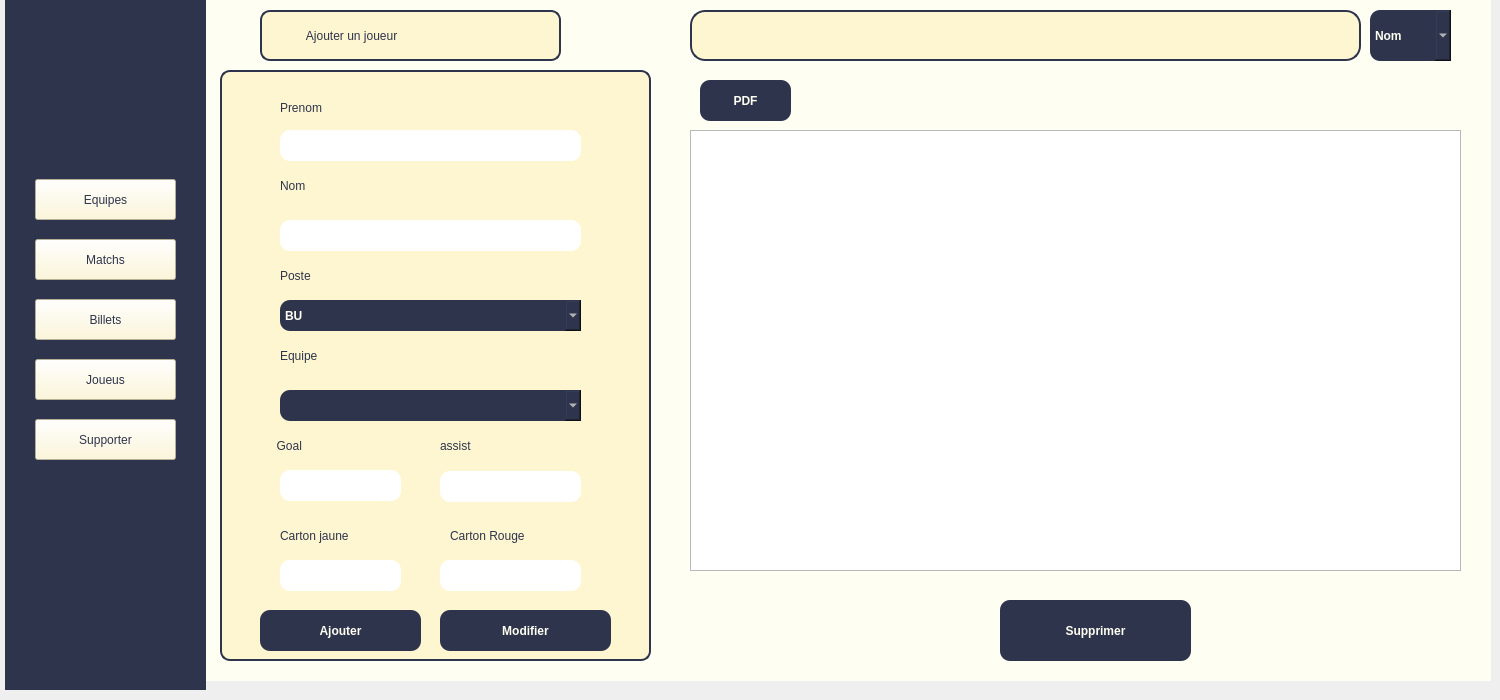
   <widget class="QWidget" name="page_acceuil">
    <widget class="QPushButton" name="pushButton_2">
     <property name="geometry">
      <rect>
       <x>35</x>
       <y>239</y>
       <width>141</width>
       <height>41</height>
      </rect>
     </property>
     <property name="styleSheet">
      <string notr="true">color: rgb(46, 52, 76);
background-color: rgb(253, 246, 208);

font: 12pt &quot;Haettenschweiler&quot;;

</string>
     </property>
     <property name="text">
      <string>Matchs</string>
     </property>
    </widget>
    <widget class="QPushButton" name="pushButton_5">
     <property name="geometry">
      <rect>
       <x>35</x>
       <y>419</y>
       <width>141</width>
       <height>41</height>
      </rect>
     </property>
     <property name="styleSheet">
      <string notr="true">color: rgb(46, 52, 76);
background-color: rgb(253, 246, 208);

font: 12pt &quot;Haettenschweiler&quot;;

</string>
     </property>
     <property name="text">
      <string>Supporter</string>
     </property>
    </widget>
    <widget class="QLineEdit" name="lineEdit_cartonJ">
     <property name="geometry">
      <rect>
       <x>440</x>
       <y>560</y>
       <width>141</width>
       <height>31</height>
      </rect>
     </property>
     <property name="styleSheet">
      <string notr="true">border-radius: 10px;
border: none;
background-color: rgb(255, 255, 255);
border-color: rgb(46, 52, 68);

</string>
     </property>
     <property name="text">
      <string/>
     </property>
    </widget>
    <widget class="QPushButton" name="pushButton">
     <property name="geometry">
      <rect>
       <x>35</x>
       <y>179</y>
       <width>141</width>
       <height>41</height>
      </rect>
     </property>
     <property name="styleSheet">
      <string notr="true">color: rgb(46, 52, 76);
background-color: rgb(253, 246, 208);

font: 12pt &quot;Haettenschweiler&quot;;

</string>
     </property>
     <property name="text">
      <string>Equipes</string>
     </property>
    </widget>
    <widget class="QLineEdit" name="lineEdit_passe">
     <property name="geometry">
      <rect>
       <x>440</x>
       <y>471</y>
       <width>141</width>
       <height>31</height>
      </rect>
     </property>
     <property name="styleSheet">
      <string notr="true">border-radius: 10px;
border: none;
background-color: rgb(255, 255, 255);
border-color: rgb(46, 52, 68);

</string>
     </property>
     <property name="text">
      <string/>
     </property>
    </widget>
    <widget class="QLabel" name="filtre">
     <property name="geometry">
      <rect>
       <x>1270</x>
       <y>10</y>
       <width>51</width>
       <height>51</height>
      </rect>
     </property>
     <property name="styleSheet">
      <string notr="true">image: url(:/pic/filtre.jpeg);</string>
     </property>
     <property name="text">
      <string/>
     </property>
     <property name="pixmap">
      <pixmap>../joueur/filtre.jpeg</pixmap>
     </property>
     <property name="scaledContents">
      <bool>true</bool>
     </property>
    </widget>
    <widget class="QPushButton" name="pushButton_modifier">
     <property name="geometry">
      <rect>
       <x>440</x>
       <y>610</y>
       <width>171</width>
       <height>41</height>
      </rect>
     </property>
     <property name="styleSheet">
      <string notr="true">background-color: rgb(46, 52, 76);
font: 12pt &quot;Haettenschweiler&quot;;
color: rgb(255, 254, 242);
 border-radius: 10px;
    border: none;
font-weight: bold;</string>
     </property>
     <property name="text">
      <string>Modifier</string>
     </property>
    </widget>
    <widget class="QComboBox" name="comboBox_equipe">
     <property name="geometry">
      <rect>
       <x>280</x>
       <y>390</y>
       <width>301</width>
       <height>31</height>
      </rect>
     </property>
     <property name="styleSheet">
      <string notr="true">background-color: rgb(46, 52, 76);
font: 12pt &quot;Haettenschweiler&quot;;
color: rgb(255, 254, 242);
 border-radius: 10px;
    border: none;
font-weight: bold;</string>
     </property>
    </widget>
    <widget class="QPushButton" name="pushButton_4">
     <property name="geometry">
      <rect>
       <x>35</x>
       <y>359</y>
       <width>141</width>
       <height>41</height>
      </rect>
     </property>
     <property name="styleSheet">
      <string notr="true">color: rgb(46, 52, 76);
background-color: rgb(253, 246, 208);

font: 12pt &quot;Haettenschweiler&quot;;

</string>
     </property>
     <property name="text">
      <string>Joueus</string>
     </property>
    </widget>
    <widget class="QLabel" name="label">
     <property name="geometry">
      <rect>
       <x>5</x>
       <y>-1</y>
       <width>201</width>
       <height>691</height>
      </rect>
     </property>
     <property name="styleSheet">
      <string notr="true">color: rgb(46, 52, 76);
background-color: rgb(46, 52, 76);</string>
     </property>
     <property name="text">
      <string>TextLabel</string>
     </property>
    </widget>
    <widget class="QLabel" name="label_8">
     <property name="geometry">
      <rect>
       <x>260</x>
       <y>430</y>
       <width>101</width>
       <height>31</height>
      </rect>
     </property>
     <property name="styleSheet">
      <string notr="true">color: rgb(46, 52, 76);
font: 14pt &quot;Haettenschweiler&quot;;</string>
     </property>
     <property name="text">
      <string>     Goal    </string>
     </property>
    </widget>
    <widget class="QLabel" name="label_2">
     <property name="geometry">
      <rect>
       <x>190</x>
       <y>-10</y>
       <width>1301</width>
       <height>691</height>
      </rect>
     </property>
     <property name="styleSheet">
      <string notr="true">background-color: rgb(255, 254, 242);</string>
     </property>
     <property name="text">
      <string/>
     </property>
    </widget>
    <widget class="QLabel" name="label_5">
     <property name="geometry">
      <rect>
       <x>280</x>
       <y>170</y>
       <width>111</width>
       <height>31</height>
      </rect>
     </property>
     <property name="styleSheet">
      <string notr="true">color: rgb(46, 52, 76);
font: 14pt &quot;Haettenschweiler&quot;;</string>
     </property>
     <property name="text">
      <string>Nom</string>
     </property>
    </widget>
    <widget class="QLineEdit" name="lineEdit_but">
     <property name="geometry">
      <rect>
       <x>280</x>
       <y>470</y>
       <width>121</width>
       <height>31</height>
      </rect>
     </property>
     <property name="styleSheet">
      <string notr="true">border-radius: 10px;
border: none;
background-color: rgb(255, 255, 255);
border-color: rgb(46, 52, 68);

</string>
     </property>
     <property name="text">
      <string/>
     </property>
    </widget>
    <widget class="QLabel" name="back">
     <property name="geometry">
      <rect>
       <x>755</x>
       <y>9</y>
       <width>31</width>
       <height>31</height>
      </rect>
     </property>
     <property name="styleSheet">
      <string notr="true">image: url(:/pic/back.jpeg);</string>
     </property>
     <property name="text">
      <string/>
     </property>
     <property name="pixmap">
      <pixmap>:/pic/back.jpeg</pixmap>
     </property>
     <property name="scaledContents">
      <bool>true</bool>
     </property>
    </widget>
    <widget class="QPushButton" name="pushButton_ajouter">
     <property name="geometry">
      <rect>
       <x>260</x>
       <y>610</y>
       <width>161</width>
       <height>41</height>
      </rect>
     </property>
     <property name="styleSheet">
      <string notr="true">background-color: rgb(46, 52, 76);
font: 12pt &quot;Haettenschweiler&quot;;
color: rgb(255, 254, 242);
 border-radius: 10px;
    border: none;
font-weight: bold;</string>
     </property>
     <property name="text">
      <string>Ajouter</string>
     </property>
    </widget>
    <widget class="QLabel" name="next">
     <property name="geometry">
      <rect>
       <x>805</x>
       <y>9</y>
       <width>31</width>
       <height>31</height>
      </rect>
     </property>
     <property name="styleSheet">
      <string notr="true">image: url(:/pic/next.jpeg);</string>
     </property>
     <property name="text">
      <string/>
     </property>
     <property name="pixmap">
      <pixmap>:/pic/next.jpeg</pixmap>
     </property>
     <property name="scaledContents">
      <bool>true</bool>
     </property>
    </widget>
    <widget class="QLineEdit" name="lineEditRecherche">
     <property name="geometry">
      <rect>
       <x>690</x>
       <y>10</y>
       <width>671</width>
       <height>51</height>
      </rect>
     </property>
     <property name="styleSheet">
      <string notr="true">border: 2px solid #2e344c;
border-radius: 15px;
background:rgb(254, 246, 209);</string>
     </property>
    </widget>
    <widget class="QLabel" name="label_6">
     <property name="geometry">
      <rect>
       <x>280</x>
       <y>260</y>
       <width>101</width>
       <height>31</height>
      </rect>
     </property>
     <property name="styleSheet">
      <string notr="true">color: rgb(46, 52, 76);
font: 14pt &quot;Haettenschweiler&quot;;</string>
     </property>
     <property name="text">
      <string>Poste</string>
     </property>
    </widget>
    <widget class="QLabel" name="logo">
     <property name="geometry">
      <rect>
       <x>25</x>
       <y>19</y>
       <width>161</width>
       <height>141</height>
      </rect>
     </property>
     <property name="styleSheet">
      <string notr="true">
image: url(:/pic/logo.png);</string>
     </property>
     <property name="text">
      <string/>
     </property>
     <property name="pixmap">
      <pixmap>../joueur/logo.png</pixmap>
     </property>
     <property name="scaledContents">
      <bool>true</bool>
     </property>
    </widget>
    <widget class="QLineEdit" name="lineEdit_prenom">
     <property name="geometry">
      <rect>
       <x>280</x>
       <y>130</y>
       <width>301</width>
       <height>31</height>
      </rect>
     </property>
     <property name="styleSheet">
      <string notr="true">border-radius: 10px;
border: none;
background-color: rgb(255, 255, 255);
border-color: rgb(46, 52, 68);

</string>
     </property>
    </widget>
    <widget class="QLineEdit" name="lineEdit_nom">
     <property name="geometry">
      <rect>
       <x>280</x>
       <y>220</y>
       <width>301</width>
       <height>31</height>
      </rect>
     </property>
     <property name="styleSheet">
      <string notr="true">border-radius: 10px;
border: none;
background-color: rgb(255, 255, 255);
border-color: rgb(46, 52, 68);

</string>
     </property>
    </widget>
    <widget class="QLineEdit" name="lineEdit_cartonR">
     <property name="geometry">
      <rect>
       <x>280</x>
       <y>560</y>
       <width>121</width>
       <height>31</height>
      </rect>
     </property>
     <property name="styleSheet">
      <string notr="true">border-radius: 10px;
border: none;
background-color: rgb(255, 255, 255);
border-color: rgb(46, 52, 68);

</string>
     </property>
     <property name="text">
      <string/>
     </property>
    </widget>
    <widget class="QLabel" name="label_7">
     <property name="geometry">
      <rect>
       <x>280</x>
       <y>340</y>
       <width>101</width>
       <height>31</height>
      </rect>
     </property>
     <property name="styleSheet">
      <string notr="true">color: rgb(46, 52, 76);
font: 14pt &quot;Haettenschweiler&quot;;</string>
     </property>
     <property name="text">
      <string>Equipe</string>
     </property>
    </widget>
    <widget class="QComboBox" name="comboBox_poste">
     <property name="geometry">
      <rect>
       <x>280</x>
       <y>300</y>
       <width>301</width>
       <height>31</height>
      </rect>
     </property>
     <property name="styleSheet">
      <string notr="true">background-color: rgb(46, 52, 76);
font: 12pt &quot;Haettenschweiler&quot;;
color: rgb(255, 254, 242);
 border-radius: 10px;
    border: none;
font-weight: bold;</string>
     </property>
     <item>
      <property name="text">
       <string>BU</string>
      </property>
     </item>
     <item>
      <property name="text">
       <string>AD</string>
      </property>
     </item>
     <item>
      <property name="text">
       <string>AG</string>
      </property>
     </item>
     <item>
      <property name="text">
       <string>MC</string>
      </property>
     </item>
     <item>
      <property name="text">
       <string>MOC</string>
      </property>
     </item>
     <item>
      <property name="text">
       <string>MDC</string>
      </property>
     </item>
     <item>
      <property name="text">
       <string>DC</string>
      </property>
     </item>
     <item>
      <property name="text">
       <string>DG</string>
      </property>
     </item>
     <item>
      <property name="text">
       <string>DD</string>
      </property>
     </item>
     <item>
      <property name="text">
       <string>G</string>
      </property>
     </item>
    </widget>
    <widget class="QLineEdit" name="lineEdit_supp">
     <property name="geometry">
      <rect>
       <x>20</x>
       <y>630</y>
       <width>301</width>
       <height>31</height>
      </rect>
     </property>
     <property name="styleSheet">
      <string notr="true">border-radius: 10px;
border: none;
background-color: rgb(255, 255, 255);
border-color: rgb(46, 52, 68);

</string>
     </property>
    </widget>
    <widget class="QLabel" name="label_4">
     <property name="geometry">
      <rect>
       <x>260</x>
       <y>10</y>
       <width>301</width>
       <height>51</height>
      </rect>
     </property>
     <property name="styleSheet">
      <string notr="true">QLabel {
    border-radius: 10px; /* Adjust the value for roundness */
   background-color: rgb(253, 246, 208); /* Optional background color */
font: 14pt &quot;Haettenschweiler&quot;;
color: rgb(46, 52, 76);
}
QLabel {
    border: 2px solid #2E344C;  /* Border color */
    padding: 5px;               /* Optional: Adds space inside the label */
}
</string>
     </property>
     <property name="text">
      <string>           Ajouter un joueur</string>
     </property>
    </widget>
    <widget class="QPushButton" name="pushButton_3">
     <property name="geometry">
      <rect>
       <x>35</x>
       <y>299</y>
       <width>141</width>
       <height>41</height>
      </rect>
     </property>
     <property name="styleSheet">
      <string notr="true">color: rgb(46, 52, 76);
background-color: rgb(253, 246, 208);

font: 12pt &quot;Haettenschweiler&quot;;

</string>
     </property>
     <property name="text">
      <string>Billets</string>
     </property>
    </widget>
    <widget class="QLabel" name="label_10">
     <property name="geometry">
      <rect>
       <x>280</x>
       <y>100</y>
       <width>81</width>
       <height>16</height>
      </rect>
     </property>
     <property name="styleSheet">
      <string notr="true">color: rgb(46, 52, 76);
font: 14pt &quot;Haettenschweiler&quot;;</string>
     </property>
     <property name="text">
      <string>Prenom</string>
     </property>
    </widget>
    <widget class="QPushButton" name="pushButton_supp">
     <property name="geometry">
      <rect>
       <x>1000</x>
       <y>600</y>
       <width>191</width>
       <height>61</height>
      </rect>
     </property>
     <property name="styleSheet">
      <string notr="true">background-color: rgb(46, 52, 76);
font: 12pt &quot;Haettenschweiler&quot;;
color: rgb(255, 254, 242);
 border-radius: 10px;
    border: none;
font-weight: bold;</string>
     </property>
     <property name="text">
      <string>Supprimer</string>
     </property>
    </widget>
    <widget class="QLabel" name="label_11">
     <property name="geometry">
      <rect>
       <x>280</x>
       <y>520</y>
       <width>131</width>
       <height>31</height>
      </rect>
     </property>
     <property name="styleSheet">
      <string notr="true">color: rgb(46, 52, 76);
font: 14pt &quot;Haettenschweiler&quot;;</string>
     </property>
     <property name="text">
      <string>Carton jaune</string>
     </property>
    </widget>
    <widget class="QTableView" name="tableView">
     <property name="geometry">
      <rect>
       <x>690</x>
       <y>130</y>
       <width>771</width>
       <height>441</height>
      </rect>
     </property>
     <property name="styleSheet">
      <string notr="true">QTableWidget {
    background-color: #FDF6D0;
    color: #2E344C;
    gridline-color: #2E344C;
    border: 2px solid #2E344C;
    border-radius: 10px;
}

QHeaderView::section {
    background-color: #2E344C;
    color: #FDF6D0;
    padding: 5px;
    border: 1px solid #2E344C;
}

QTableWidget QTableCornerButton::section {
    background-color: #2E344C;
}

QTableWidget::item {
    padding: 5px;
    border: 1px solid #2E344C;
}

QTableWidget::item:selected {
    background-color: #2E344C;
    color: #FDF6D0;
}
ui-&gt;tab-&gt;setStyleSheet(
    &quot;QTableWidget {&quot;
    &quot;   width: 600px;&quot;   // Set the width of the table
    &quot;   height: 300px;&quot;  // Set the height of the table
    &quot;}&quot;
);
</string>
     </property>
    </widget>
    <widget class="QPushButton" name="pushButton_pdf">
     <property name="geometry">
      <rect>
       <x>700</x>
       <y>80</y>
       <width>91</width>
       <height>41</height>
      </rect>
     </property>
     <property name="styleSheet">
      <string notr="true">background-color: rgb(46, 52, 76);
font: 12pt &quot;Haettenschweiler&quot;;
color: rgb(255, 254, 242);
 border-radius: 10px;
    border: none;
font-weight: bold;</string>
     </property>
     <property name="text">
      <string>PDF</string>
     </property>
    </widget>
    <widget class="QComboBox" name="comboBox_trie">
     <property name="geometry">
      <rect>
       <x>1370</x>
       <y>10</y>
       <width>81</width>
       <height>51</height>
      </rect>
     </property>
     <property name="styleSheet">
      <string notr="true">background-color: rgb(46, 52, 76);
font: 12pt &quot;Haettenschweiler&quot;;
color: rgb(255, 254, 242);
 border-radius: 10px;
    border: none;
font-weight: bold;</string>
     </property>
     <item>
      <property name="text">
       <string>Nom</string>
      </property>
     </item>
     <item>
      <property name="text">
       <string>Prénom</string>
      </property>
     </item>
     <item>
      <property name="text">
       <string>Poste</string>
      </property>
     </item>
     <item>
      <property name="text">
       <string>But</string>
      </property>
     </item>
     <item>
      <property name="text">
       <string>Passe</string>
      </property>
     </item>
     <item>
      <property name="text">
       <string>Jaune</string>
      </property>
     </item>
     <item>
      <property name="text">
       <string>Rouge</string>
      </property>
     </item>
    </widget>
    <widget class="QLabel" name="label_29">
     <property name="geometry">
      <rect>
       <x>220</x>
       <y>70</y>
       <width>431</width>
       <height>591</height>
      </rect>
     </property>
     <property name="styleSheet">
      <string notr="true">
QLabel {
    border-radius: 10px; /* Adjust the value for roundness */
   background-color: rgb(253, 246, 208); /* Optional background color */
}
QLabel {
    border: 2px solid #2E344C;  /* Border color */
    padding: 5px;               /* Optional: Adds space inside the label */
}</string>
     </property>
     <property name="text">
      <string/>
     </property>
    </widget>
    <widget class="QLabel" name="label_13">
     <property name="geometry">
      <rect>
       <x>440</x>
       <y>430</y>
       <width>131</width>
       <height>31</height>
      </rect>
     </property>
     <property name="styleSheet">
      <string notr="true">color: rgb(46, 52, 76);
font: 14pt &quot;Haettenschweiler&quot;;</string>
     </property>
     <property name="text">
      <string>assist</string>
     </property>
    </widget>
    <widget class="QLabel" name="label_30">
     <property name="geometry">
      <rect>
       <x>450</x>
       <y>520</y>
       <width>141</width>
       <height>31</height>
      </rect>
     </property>
     <property name="styleSheet">
      <string notr="true">color: rgb(46, 52, 76);
font: 14pt &quot;Haettenschweiler&quot;;</string>
     </property>
     <property name="text">
      <string>Carton Rouge</string>
     </property>
    </widget>
    <zorder>lineEdit_supp</zorder>
    <zorder>label_2</zorder>
    <zorder>label_29</zorder>
    <zorder>lineEditRecherche</zorder>
    <zorder>label</zorder>
    <zorder>pushButton_2</zorder>
    <zorder>pushButton_5</zorder>
    <zorder>lineEdit_cartonJ</zorder>
    <zorder>pushButton</zorder>
    <zorder>lineEdit_passe</zorder>
    <zorder>pushButton_modifier</zorder>
    <zorder>comboBox_equipe</zorder>
    <zorder>pushButton_4</zorder>
    <zorder>label_8</zorder>
    <zorder>label_5</zorder>
    <zorder>lineEdit_but</zorder>
    <zorder>back</zorder>
    <zorder>pushButton_ajouter</zorder>
    <zorder>next</zorder>
    <zorder>label_6</zorder>
    <zorder>logo</zorder>
    <zorder>lineEdit_prenom</zorder>
    <zorder>lineEdit_nom</zorder>
    <zorder>lineEdit_cartonR</zorder>
    <zorder>label_7</zorder>
    <zorder>comboBox_poste</zorder>
    <zorder>label_4</zorder>
    <zorder>pushButton_3</zorder>
    <zorder>label_10</zorder>
    <zorder>pushButton_supp</zorder>
    <zorder>label_11</zorder>
    <zorder>tableView</zorder>
    <zorder>pushButton_pdf</zorder>
    <zorder>comboBox_trie</zorder>
    <zorder>filtre</zorder>
    <zorder>label_13</zorder>
    <zorder>label_30</zorder>
   </widget>
